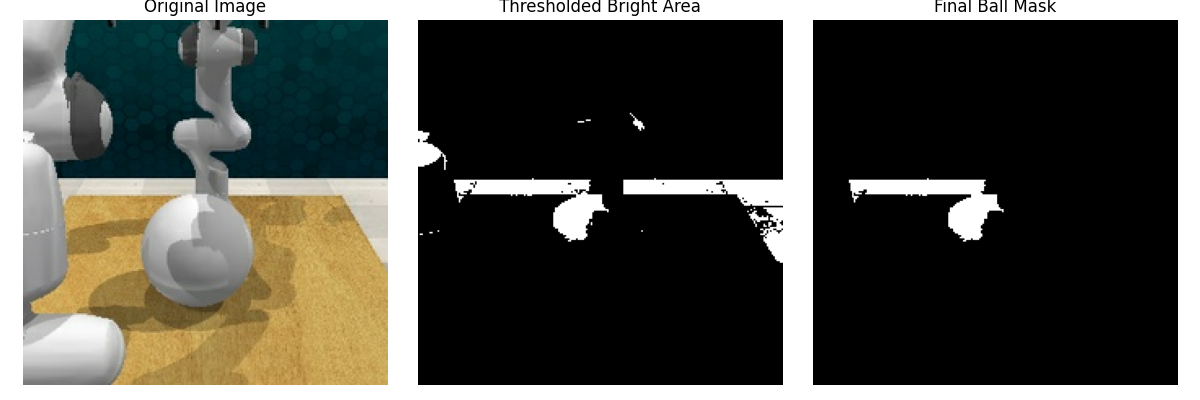

The script that saved this image:
import cv2
import tensorflow_datasets as tfds
import numpy as np
from PIL import Image
import os
import matplotlib.pyplot as plt


task_name = "lift_ball"

ds = tfds.load(
    task_name,
    data_dir=f"/data/lzx/peract2/{task_name}_dir",
    split=f"train[{0}%:{100}%]",
)

for i, episode in enumerate(ds):
    if i == 1:
        print("file path: ", episode["episode_metadata"]["file_path"].numpy().decode())
        for j, step in enumerate(episode["steps"]):
            lang_instruction = step["language_instruction"].numpy().decode()
            print(lang_instruction)
            image = Image.fromarray(step["observation"]["front_image"].numpy())
            break
        break



img = np.array(image)

img_np = np.array(img)

# 转为灰度图
gray = cv2.cvtColor(img_np, cv2.COLOR_RGB2GRAY)

# 阈值提取高亮区域（球比较亮）
_, thresh = cv2.threshold(gray, 200, 255, cv2.THRESH_BINARY)

# 可选：只在图像下半部检测（避免上方手臂干扰）
h, w = thresh.shape
mask_roi = np.zeros_like(thresh)
mask_roi[h//4:h*3//4, :] = 1
thresh = cv2.bitwise_and(thresh, thresh, mask=mask_roi)

# 查找连通区域
contours, _ = cv2.findContours(thresh, cv2.RETR_EXTERNAL, cv2.CHAIN_APPROX_SIMPLE)

# 找面积最大的连通区域（通常是球）
ball_mask = np.zeros_like(thresh)
if contours:
    largest = max(contours, key=cv2.contourArea)
    cv2.drawContours(ball_mask, [largest], -1, 255, thickness=cv2.FILLED)

# 可视化
plt.figure(figsize=(12, 4))

plt.subplot(1, 3, 1)
plt.imshow(img_np)
plt.title("Original Image")
plt.axis("off")

plt.subplot(1, 3, 2)
plt.imshow(thresh, cmap='gray')
plt.title("Thresholded Bright Area")
plt.axis("off")

plt.subplot(1, 3, 3)
plt.imshow(ball_mask, cmap='gray')
plt.title("Final Ball Mask")
plt.axis("off")

plt.tight_layout()
plt.savefig("ball_mask.png")